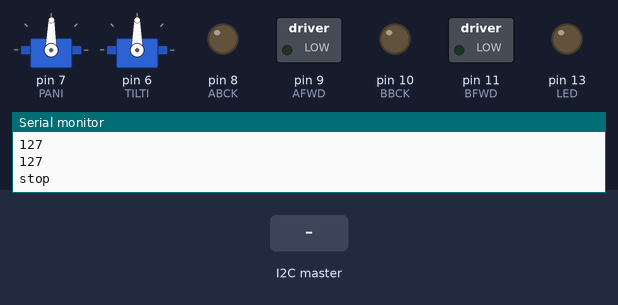
The sketch below on a simulated Arduino Uno, built with avr-gcc and run on an emulated ATmega328P. On the bench: 2 × servo, switched loads named in the sketch (green lamp = pin HIGH), output pins drawn as LEDs (lit = HIGH), the last lines printed to the serial monitor. Inputs (shaded band) come from the test bench.

Above: at 1.2 s.
1.3 s: the I2C master sends the byte 1
At 1.4 s:
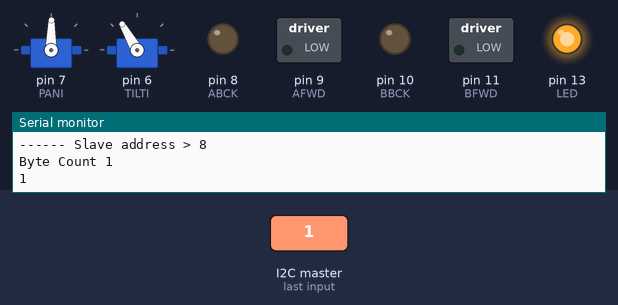
4.3 s: the I2C master sends the byte 0
At 5.3 s:
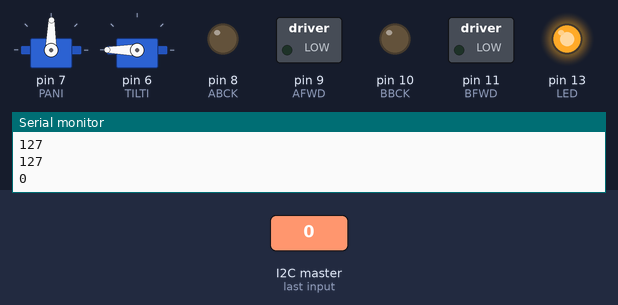
6.2 s: the I2C master sends the byte 2
At 7.4 s:
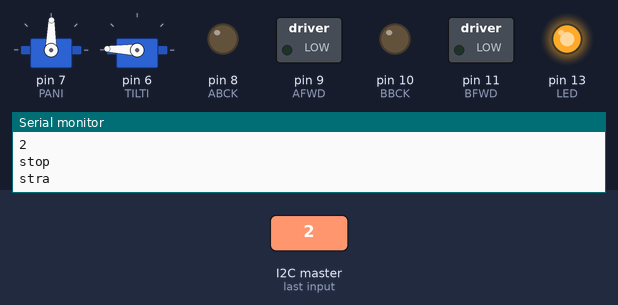
7.7 s: the I2C master sends the byte 90
At 8.5 s:
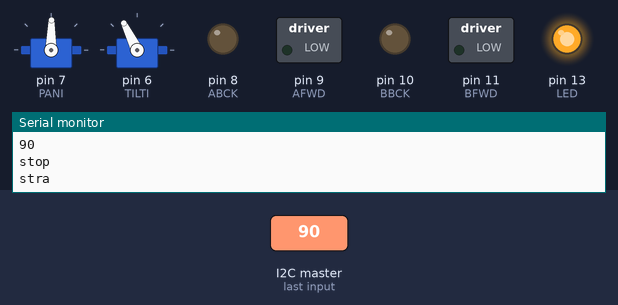
9.2 s: the I2C master sends the byte 200
At 10.7 s:
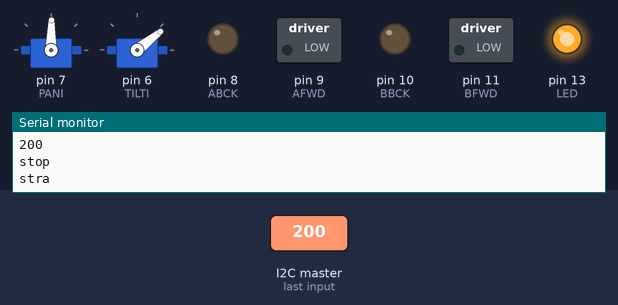
Timing chart, 0 to 11.7 s (numbered marks = the images above; inputs shaded):
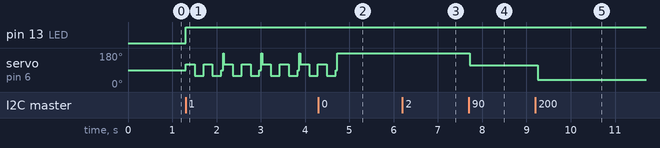

Measured:
- after the input at 1.3 s, pin 13 (LED): LOW → HIGH at once; servo on pin 6 (TILTI): 90° → 120° at once, then repeats every 0.86 s: 60° 0.20 s, 120° 0.20 s, 60° 0.20 s, 90° 0.04 s, 179° 0.02 s, 120° 0.20 s
- after the input at 4.3 s, servo on pin 6 (TILTI): goes on until 4.7 s, then stays 180°
- after the input at 6.2 s, servo on pin 6 (TILTI): 180° → 178° after 0.06 s
- after the input at 7.7 s, servo on pin 6 (TILTI): 178° → 116° at once
- after the input at 9.2 s, servo on pin 6 (TILTI): 116° → 38° after 0.05 s

The sketch:

i2c.ino
```cpp
#include <Wire.h> // I2C Library for Communication
#include <Servo.h> // Servo Library for controlling Servo Motors

#define ADDRESS 0x08 // 0x08 is the I2C address of the slave in this case arduino uno

byte array1[4] = {127,127,127,127}; // init array to receive data from pi
int panPos = 0; // init variable for pan servo's angle
int tiltPos = 0; // init variable for tilt servo's angle

// Define constants for hardware pins on the arduino to connect to I/O
#define PANI 7      // pin #7 connected to Pan Servo
#define TILTI 6     // pin #6 connected to Tilt Servo
#define ABCK  8     // pin #8 connected to Motor 1 Reverse - Motor Driver
#define AFWD  9     // pin #9 connected to Motor 1 Forward - Motor Driver
#define BBCK  10    // pin #10 connected to Motor 2 Reverse - Motor Driver
#define BFWD  11    // pin #11 connected to Motor 2 Forward - Motor Driver
#define LED 13      // pin #13 connected to the onboard LED of Arduino UNO

//Initialize Servo objects for pan & tilt servo
Servo pan;    //  init pan servo object
Servo tilt;   //  init tilt servo object


// Setup function begins. Runs once.
void setup(void) {
  Wire.begin(ADDRESS);  // Init I2C communication
  Wire.onReceive(msg_received); // Setup Interrupt to handle I2C data
  Serial.begin(112500); // Init Serial communication at 112500 baud rate

// Set pins to as Outputs
  pinMode(LED, OUTPUT);   // LED pin set to Output
  pinMode(ABCK, OUTPUT);  // ABCK pin set to Output
  pinMode(AFWD, OUTPUT);  // AFWD pin set to Output
  pinMode(BBCK, OUTPUT);  // BBCK pin set to Output
  pinMode(BFWD, OUTPUT);  // BFWD pin set to Output

// attach the servo object to the servo pins
  pan.attach(PANI);
  tilt.attach(TILTI);
}


// loop function begins, Loops forever.
void loop() {

  for(int i=3;i>=0;i--) // loop 3 - 0
  {
  Serial.println(array1[i]); // prints array1 to serial terminal
  }

  pan.write(map(array1[1],0x00,0XFF,0,180)); // maps the value received over I2C to 0 - 180 and writes the angle to the servo.
  tilt.write(map(array1[0],0xFF,0x00,0,180));
  delay(20); // produces a time delay of 20 ms

  // nod yes with the servo mechanism.
  if(array1[1] == 0xEF) {   // check if command to nod yes is received
    pan.write(120);
    delay(200);
    pan.write(60);
    delay(200);
    pan.write(120);
    delay(200);
    pan.write(60);
    delay(200);
    pan.write(90);
  }

  // nod no with the servo mechanism.
  else if(array1[0] == 0x01) {    // check if command to nod yes is received
    tilt.write(120);
    delay(200);
    tilt.write(60);
    delay(200);
    tilt.write(120);
    delay(200);
    tilt.write(60);
    delay(200);
    tilt.write(90);
  }

  // check to move forward with the Motor Driver
  if(array1[3] == 0xFF) {
    Serial.println("Forward");
  digitalWrite(AFWD, HIGH);
  digitalWrite(ABCK, LOW);
  delay(20);
  }
  // check to move backward with the Motor Driver
  else if(array1[3] == 0x00) {
    Serial.println("back");
  digitalWrite(AFWD, LOW);
  digitalWrite(ABCK, HIGH);
  delay(20);
  }
  // Stop if all checks fail
  else {
    Serial.println("stop");
    digitalWrite(AFWD, LOW);
    digitalWrite(ABCK, LOW);
    delay(20);
  }
  // Check to Turn Right
  if(array1[2] == 0xFF) {
    Serial.println("Right");
  digitalWrite(BFWD, HIGH);
  digitalWrite(BBCK, LOW);
  delay(20);
  }
  // Check to Turn Left
  else if(array1[2] == 0x00) {
  Serial.println("Left");
  digitalWrite(BFWD, LOW);
  digitalWrite(BBCK, HIGH);
  delay(20);
  }
  // go straight if all checks fail
  else {
    Serial.println("stra");
    digitalWrite(BFWD, LOW);
    digitalWrite(BBCK, LOW);
    delay(20);
  }
}
// Loop function ends


// function to handle I2C data
void msg_received(int numBytes)
{
  byte byteCount = 0;
  byteCount = Wire.available(); // grab the byte count when data is available
  Serial.print("------ Slave address > ");
  Serial.println(ADDRESS); // print data to the serial monitor
  Serial.print("Byte Count ");
  Serial.println(byteCount);
  digitalWrite(LED, HIGH); // set onboard LED high while receiving data
  while(byteCount > 0) // loop through all the bytes received
  {
    byteCount -= 1;
    if (byteCount == 4) { // check to print the command byte to the serial monitor
      byte x = Wire.read();
      Serial.println("Command Byte ");
    }
    else {
      array1[byteCount] = Wire.read(); // assigns the byte value to array1
      Serial.println(array1[byteCount]); // prints updated values to the serial monitor
    }
  }
}
```
